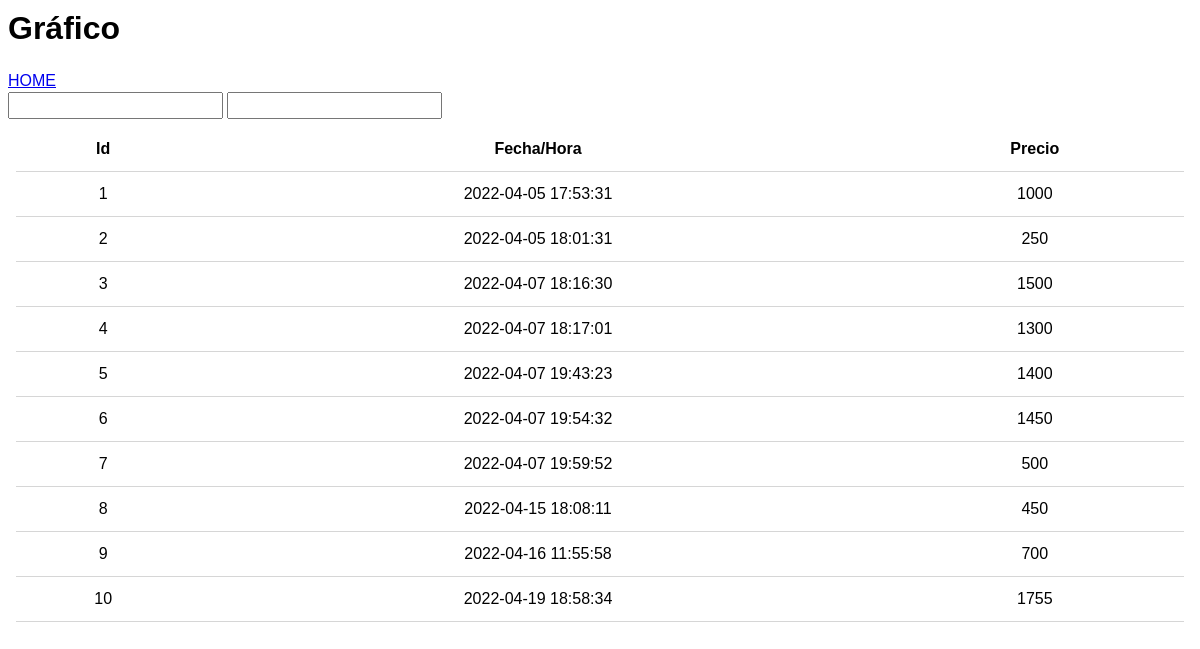
Page /precios.php on the committed database.
### tables this page shows
CREATE TABLE `precios` (
  `id` int NOT NULL AUTO_INCREMENT,
  `barcode` int DEFAULT NULL,
  `precio` varchar(50) DEFAULT NULL,
  `fecha` datetime DEFAULT NULL,
  PRIMARY KEY (`id`)
);

### precios.php (the view, shortened to what this page needs)
<?php
    $id=$_GET['id'];
    $nombre=$_GET['nombre'];
    include("config.php");
?>
<html>
<head>
	<link rel="stylesheet" href="themes/mis_temas.min.css" />
	<link rel="stylesheet" href="themes/jquery.mobile.icons.min.css" />
	<link rel="stylesheet" href="http://code.jquery.com/mobile/1.4.5/jquery.mobile.structure-1.4.5.min.css" />
    <link href="estilos.css" rel="stylesheet">
</head>
<body>
    <div data-role="page" date-theme="a" id="precios">
        <div data-role="header" data-position="fixed">
			<h1>Gráfico</h1>
            <a href="index.php#page1" data-role="button" data-theme="a" data-icon="gear" class="btnhome" id="btnhome">HOME</a>
		</div>
        <div data-role="content" data-theme="a">
            <input type="text" name="barcode3" id="barcode3" value="<?php echo $id ?>" readonly="readonly">
			<input type="text" name="p_name3" id="p_name3" value="<?php echo $nombre ?>" readonly="readonly">
        </div>
        <div class= "tabla">
            <table class = "tabla_datos">
                <thead>
                    <tr style='border-bottom: 1px solid #d6d6d6;'>
                        <th>Id</th>
                        <th>Fecha/Hora</th>
                        <th>Precio</th>
                    </tr>
                <thead><tbody style='border-bottom: 1px solid #d6d6d6;'>
                        <?php
                            $consulta = "SELECT id, fecha, precio FROM precios WHERE barcode LIKE '%$id%'";
                            $ejecutarConsulta = mysqli_query($db, $consulta);
                            $verFilas = mysqli_num_rows ($ejecutarConsulta);
                            $fila = mysqli_fetch_array($ejecutarConsulta);
                            if(!$ejecutarConsulta){
                                echo"Error al consultar los datos";
                            }else{
                                if($verFilas < 1){
                                    echo"<tr><td>Sin Registros</td></tr>";
                                }else{
                                    for($i=0; $i<=$fila; $i++){
                                        echo'<tr style="border-bottom: 1px solid #d6d6d6;">
                                                <td>'.$fila[0].'</td>
                                                <td>'.$fila[1].'</td>
                                                <td>'.$fila[2].'</td>
                                             </tr>
                                        ';
                                        $fila = mysqli_fetch_array($ejecutarConsulta);
                                    }
                                }
                            }
                        ?>
                </tbody></table>
    </div>
</body>
</html>

### estilos.css (style rules this page uses)
.tabla { margin-top: 4%; margin-right: 2%; margin-left: 2%; text-align: center; border-collapse: collapse; width: 100%; height: 60px; padding: 8px; margin: 0; box-sizing: border-box; }
.tabla_datos { border-collapse: collapse; width: 100%; border-bottom: 1px solid #ddd; text-align: center; padding: 100px; }
th, td { padding: 13px; }

### rows in the picture
precios: id "1", fecha "2022-04-05 17:53:31", precio "1000"
precios: id "2", fecha "2022-04-05 18:01:31", precio "250"
precios: id "3", fecha "2022-04-07 18:16:30", precio "1500"
precios: id "4", fecha "2022-04-07 18:17:01", precio "1300"
precios: id "5", fecha "2022-04-07 19:43:23", precio "1400"
precios: id "6", fecha "2022-04-07 19:54:32", precio "1450"
precios: id "7", fecha "2022-04-07 19:59:52", precio "500"
precios: id "8", fecha "2022-04-15 18:08:11", precio "450"
precios: id "9", fecha "2022-04-16 11:55:58", precio "700"
precios: id "10", fecha "2022-04-19 18:58:34", precio "1755"
